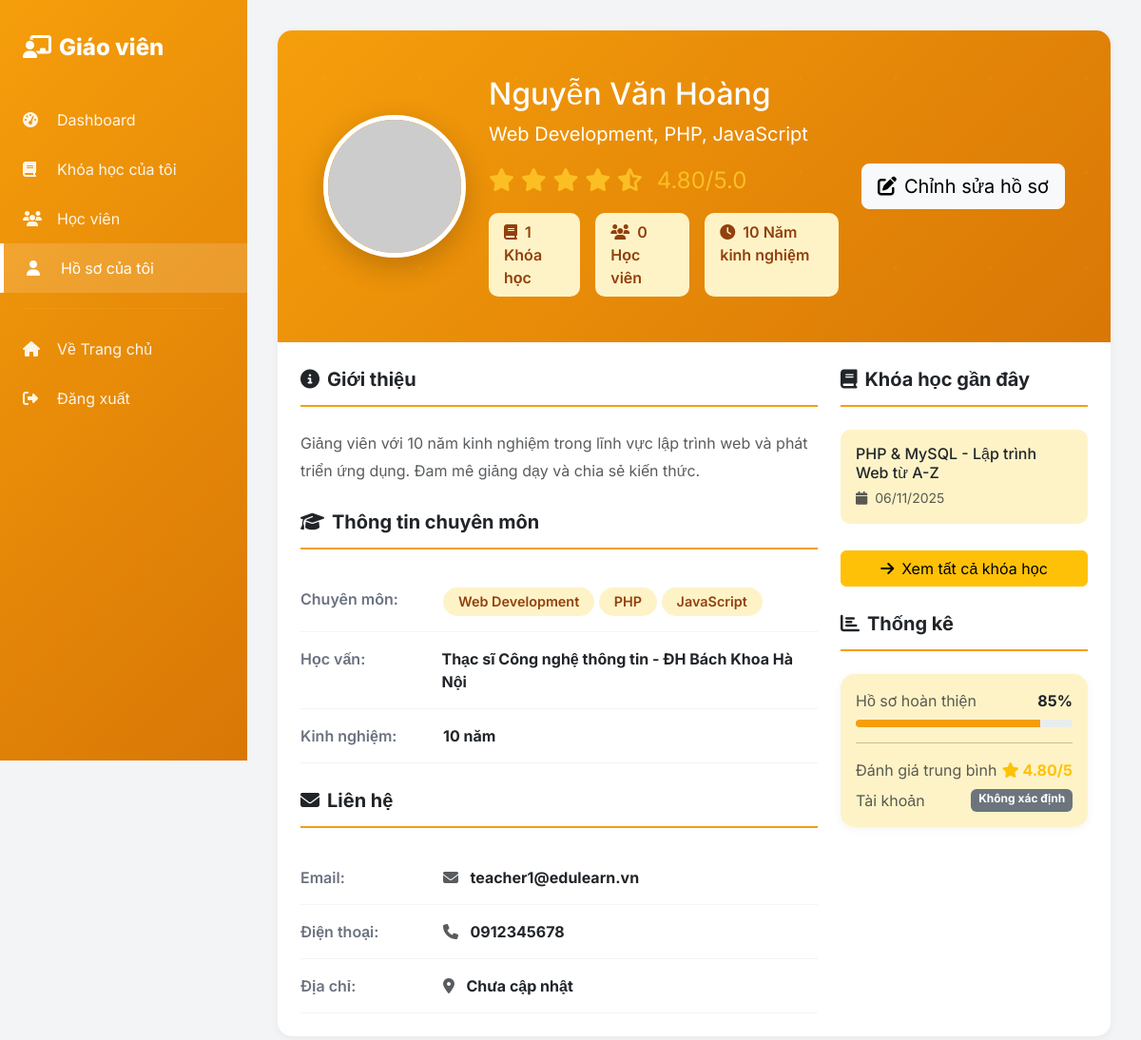
The app's page /views/teacher/profile.php (signed in) with its own data.
### tables this page shows
CREATE TABLE `users` (
  `user_id` int(11) NOT NULL AUTO_INCREMENT,
  `full_name` varchar(100) NOT NULL,
  `email` varchar(100) NOT NULL,
  `password` varchar(255) NOT NULL,
  `phone` varchar(20) DEFAULT NULL,
  `address` text DEFAULT NULL,
  `bio` text DEFAULT NULL,
  `specialization` varchar(200) DEFAULT NULL,
  `experience_years` int(11) DEFAULT 0,
  `education` varchar(200) DEFAULT NULL,
  `rating` decimal(3,2) DEFAULT 0.00,
  `total_students` int(11) DEFAULT 0,
  `linkedin` varchar(255) DEFAULT NULL,
  `website` varchar(255) DEFAULT NULL,
  `role` enum('student','teacher','admin') DEFAULT 'student',
  `avatar` varchar(255) DEFAULT 'default-avatar.jpg',
  `created_at` timestamp NOT NULL DEFAULT current_timestamp(),
  `updated_at` timestamp NOT NULL DEFAULT current_timestamp() ON UPDATE current_timestamp(),
  `status` enum('active','inactive') DEFAULT 'active',
  PRIMARY KEY (`user_id`),
  UNIQUE KEY `email` (`email`),
  KEY `idx_user_role` (`role`)
);

CREATE TABLE `courses` (
  `course_id` int(11) NOT NULL AUTO_INCREMENT,
  `course_name` varchar(200) NOT NULL,
  `description` text DEFAULT NULL,
  `category_id` int(11) DEFAULT NULL,
  `instructor_name` varchar(100) DEFAULT NULL,
  `teacher_id` int(11) DEFAULT NULL,
  `duration` varchar(50) DEFAULT NULL,
  `level` enum('Beginner','Intermediate','Advanced') DEFAULT 'Beginner',
  `price` decimal(10,2) DEFAULT 0.00,
  `thumbnail` varchar(255) DEFAULT NULL,
  `start_date` date DEFAULT NULL,
  `end_date` date DEFAULT NULL,
  `max_students` int(11) DEFAULT 30,
  `status` enum('active','inactive','completed') DEFAULT 'active',
  `created_at` timestamp NOT NULL DEFAULT current_timestamp(),
  `updated_at` timestamp NOT NULL DEFAULT current_timestamp() ON UPDATE current_timestamp(),
  PRIMARY KEY (`course_id`),
  KEY `category_id` (`category_id`),
  KEY `idx_teacher_id` (`teacher_id`),
  CONSTRAINT `courses_ibfk_1` FOREIGN KEY (`category_id`) REFERENCES `categories` (`category_id`) ON DELETE SET NULL,
  CONSTRAINT `courses_ibfk_2` FOREIGN KEY (`teacher_id`) REFERENCES `users` (`user_id`) ON DELETE SET NULL
);

### views/teacher/profile.php (the view, shortened to what this page needs)
<?php
require_once '../../functions/db_connection.php';
$teacher_id = $_SESSION['user_id'];
$stmt = $pdo->prepare("SELECT * FROM users WHERE user_id = ?");
$stmt->execute([$teacher_id]);
$teacher = $stmt->fetch();
$stats = [];
$stmt = $pdo->prepare("SELECT COUNT(*) FROM courses WHERE teacher_id = ?");
$stmt->execute([$teacher_id]);
$stats['total_courses'] = $stmt->fetchColumn();
$stmt = $pdo->prepare("
    SELECT COUNT(DISTINCT e.user_id)
    FROM enrollments e
    JOIN courses c ON e.course_id = c.course_id
    WHERE c.teacher_id = ? AND e.status = 'approved'
");
$stmt->execute([$teacher_id]);
$stats['total_students'] = $stmt->fetchColumn();
$stmt = $pdo->prepare("
    SELECT * FROM courses
    WHERE teacher_id = ?
    ORDER BY created_at DESC
    LIMIT 5
");
$stmt->execute([$teacher_id]);
$recent_courses = $stmt->fetchAll();
?>
<!DOCTYPE html>
<html lang="vi">
<head>
    <link href="https://cdn.jsdelivr.net/npm/bootstrap@5.3.2/dist/css/bootstrap.min.css" rel="stylesheet">
    <link rel="stylesheet" href="https://cdnjs.cloudflare.com/ajax/libs/font-awesome/6.5.1/css/all.min.css">
</head>
<body>
    <div class="sidebar">
        <div class="sidebar-brand"><i class="fas fa-chalkboard-teacher me-2"></i>Giáo viên</div>
        <ul class="sidebar-menu">
            <li><a href="dashboard.php"><i class="fas fa-tachometer-alt"></i>Dashboard</a></li>
            <li><a href="my_course.php"><i class="fas fa-book"></i>Khóa học của tôi</a></li>
            <li><a href="students.php"><i class="fas fa-users"></i>Học viên</a></li>
            <li><a href="profile.php" class="active"><i class="fas fa-user"></i>Hồ sơ của tôi</a></li>
            <li>
                <hr style="border-color: rgba(255,255,255,0.2); margin: 1rem 1.5rem;">
            </li>
            <li><a href="../../index.php"><i class="fas fa-home"></i>Về Trang chủ</a></li>
            <li><a href="../../handle/logout_process.php"><i class="fas fa-sign-out-alt"></i>Đăng xuất</a></li>
        </ul>
    </div>
    <div class="main-content">
        <div class="card mb-4">
            <div class="profile-header">
                <div class="profile-content">
                    <div class="row align-items-center">
                        <div class="col-auto">
                            <img src="<?php echo getAvatarUrl($teacher['avatar'], $teacher['full_name'], 200); ?>"
                                class="avatar-large" alt="">
                        </div>
                        <div class="col">
                            <h2 class="mb-2"><?php echo escape($teacher['full_name']); ?></h2>
                            <p class="mb-3 fs-5"><?php echo escape($teacher['specialization']) ?: 'Giáo viên'; ?></p>
                            <?php if ($teacher['rating']): ?>
                                <div class="rating-stars mb-3">
                                    <?php for ($i = 0; $i < 5; $i++): ?>
                                        <i class="fas fa-star<?php echo $i < floor($teacher['rating']) ? '' : '-half-alt'; ?>"></i>
                                    <?php endfor; ?>
                                    <span class="ms-2"><?php echo $teacher['rating']; ?>/5.0</span>
                                </div>
                            <?php endif; ?>
                            <div class="d-flex gap-3">
                                <span class="stat-badge">
                                    <i class="fas fa-book me-2"></i><?php echo $stats['total_courses']; ?> Khóa học
                                </span>
                                <span class="stat-badge">
                                    <i class="fas fa-users me-2"></i><?php echo $stats['total_students']; ?> Học viên
                                </span>
                                <span class="stat-badge">
                                    <i class="fas fa-clock me-2"></i><?php echo $teacher['experience_years'] ?: 0; ?> Năm kinh nghiệm
                                </span>
                            </div>
                        </div>
                        <div class="col-auto">
                            <a href="edit_profile.php" class="btn btn-light btn-lg">
                                <i class="fas fa-edit me-2"></i>Chỉnh sửa hồ sơ
                            </a>
                        </div>
                    </div>
                </div>
            </div>
            <div class="card-body p-4">
                <div class="row">
                    <div class="col-lg-8">
                        <div class="section-title">
                            <i class="fas fa-info-circle me-2"></i>Giới thiệu
                        </div>
                        <?php if ($teacher['bio']): ?>
                            <p class="text-muted" style="line-height: 1.8;">
                                <?php echo nl2br(escape($teacher['bio'])); ?>
                            </p>
                        <?php else: ?>
                            <p class="text-muted">Chưa có thông tin giới thiệu.</p>
                        <?php endif; ?>
                        <div class="section-title mt-4">
                            <i class="fas fa-graduation-cap me-2"></i>Thông tin chuyên môn
                        </div>
                        <div class="info-row">
                            <div class="d-flex">
                                <div class="info-label">Chuyên môn:</div>
                                <div class="flex-grow-1">
                                    <?php if ($teacher['specialization']): ?>
                                        <?php foreach (explode(',', $teacher['specialization']) as $skill): ?>
                                            <span class="badge badge-custom" style="background: #fef3c7; color: #92400e;">
                                                <?php echo escape(trim($skill)); ?>
                                            </span>
                                        <?php endforeach; ?>
                                    <?php else: ?>
                                        <span class="text-muted">Chưa cập nhật</span>
                                    <?php endif; ?>
                                </div>
                            </div>
                        </div>
                        <div class="info-row">
                            <div class="d-flex">
                                <div class="info-label">Học vấn:</div>
                                <div class="flex-grow-1">
                                    <strong><?php echo escape($teacher['education']) ?: 'Chưa cập nhật'; ?></strong>
                                </div>
                            </div>
                        </div>
                        <div class="info-row">
                            <div class="d-flex">
                                <div class="info-label">Kinh nghiệm:</div>
                                <div class="flex-grow-1">
                                    <strong><?php echo $teacher['experience_years'] ?: 0; ?> năm</strong>
                                </div>
                            </div>
                        </div>
                        <div class="section-title mt-4">
                            <i class="fas fa-envelope me-2"></i>Liên hệ
                        </div>
                        <div class="info-row">
                            <div class="d-flex">
                                <div class="info-label">Email:</div>
                                <div class="flex-grow-1">
                                    <i class="fas fa-envelope text-muted me-2"></i>
                                    <strong><?php echo escape($teacher['email']); ?></strong>
                                </div>
                            </div>
                        </div>
                        <div class="info-row">
                            <div class="d-flex">
                                <div class="info-label">Điện thoại:</div>
                                <div class="flex-grow-1">
                                    <i class="fas fa-phone text-muted me-2"></i>
                                    <strong><?php echo escape($teacher['phone']) ?: 'Chưa cập nhật'; ?></strong>
                                </div>
                            </div>
                        </div>
                        <div class="info-row">
                            <div class="d-flex">
                                <div class="info-label">Địa chỉ:</div>
                                <div class="flex-grow-1">
                                    <i class="fas fa-map-marker-alt text-muted me-2"></i>
                                    <strong><?php echo escape($teacher['address']) ?: 'Chưa cập nhật'; ?></strong>
                                </div>
                            </div>
                        </div>
                    </div>
                    <div class="col-lg-4">
                        <div class="section-title">
                            <i class="fas fa-book me-2"></i>Khóa học gần đây
                        </div>
                        <?php if (empty($recent_courses)): ?>
                            <p class="text-muted">Chưa có khóa học nào</p>
                        <?php else: ?>
                            <?php foreach ($recent_courses as $course): ?>
                                <div class="course-mini">
                                    <h6 class="mb-1"><?php echo escape($course['course_name']); ?></h6>
                                    <small class="text-muted">
                                        <i class="fas fa-calendar me-1"></i>
                                        <?php echo formatDate($course['created_at']); ?>
                                    </small>
                                </div>
                            <?php endforeach; ?>
                        <?php endif; ?>
                        <a href="my_course.php" class="btn btn-warning w-100 mt-3">
                            <i class="fas fa-arrow-right me-2"></i>Xem tất cả khóa học
                        </a>
                        <div class="section-title mt-4">
                            <i class="fas fa-chart-bar me-2"></i>Thống kê
                        </div>
                        <div class="card border-0" style="background: #fef3c7;">
                            <div class="card-body">
                                <div class="mb-3">
                                    <div class="d-flex justify-content-between mb-2">
                                        <span class="text-muted">Hồ sơ hoàn thiện</span>
                                        <strong>85%</strong>
                                    </div>
                                    <div class="progress" style="height: 8px;">
                                        <div class="progress-bar" style="width: 85%; background: #f59e0b;"></div>
                                    </div>
                                </div>
                                <hr>
                                <div class="d-flex justify-content-between mb-2">
                                    <span class="text-muted">Đánh giá trung bình</span>
                                    <strong class="text-warning">
                                        <i class="fas fa-star"></i> <?php echo $teacher['rating'] ?? 0; ?>/5
                                    </strong>
                                </div>
                                <div class="d-flex justify-content-between">
                                    <span class="text-muted">Tài khoản</span>
                                    <?php echo getStatusBadge($teacher['status']); ?>
                                </div>
                            </div>
                        </div>
                    </div>
                </div>
            </div>
        </div>
    </div>
</body>
</html>

### functions/db_connection.php (shortened to what this page needs)
<?php
function escape($data)
{
    return htmlspecialchars($data, ENT_QUOTES, 'UTF-8');
}
function formatDate($date)
{
    return date('d/m/Y', strtotime($date));
}
function getStatusBadge($status, $type = 'course')
{
    switch ($type) {
        case 'course':
        default:
            $statuses = [
                'active' => '<span class="badge bg-success">Hoạt động</span>',
                'inactive' => '<span class="badge bg-secondary">Không hoạt động</span>',
                'completed' => '<span class="badge bg-info">Hoàn thành</span>'
            ];
            return $statuses[$status] ?? '<span class="badge bg-secondary">Không xác định</span>';
    }
}
function getAvatarUrl($avatar, $name = '', $size = 100, $default = null)
{
    if (empty($avatar) || $avatar === 'default-avatar.jpg') {
        if (!empty($name)) {
            return 'https://ui-avatars.com/api/?name=' . urlencode($name) . '&size=' . $size . '&background=random';
        }
        return $default ?: 'https://ui-avatars.com/api/?name=User&size=' . $size;
    }
    $normalized = $avatar;
    $normalized = ltrim($normalized, '/');
    return UPLOAD_URL . $normalized;
}

### records on screen
users: full_name "Nguyễn Văn Hoàng", specialization "Web Development, PHP, JavaScript", rating "4.80", experience_years "10", bio "Giảng viên với 10 năm kinh nghiệm trong lĩnh vực lập trình web và phát triển ứng dụng. Đam mê giảng dạy và chia sẻ kiến thức.", specialization "Web Development", specialization "PHP", specialization "JavaScript", education "Thạc sĩ Công nghệ thông tin - ĐH Bách Khoa Hà Nội", email "teacher1@edulearn.vn", phone "0912345678", address "Chưa cập nhật", status "Không xác định"
courses: course_name "PHP & MySQL - Lập trình Web từ A-Z", created_at "06/11/2025"

### other values on screen
$stats['total_courses'] "1"
$stats['total_students'] "0"
